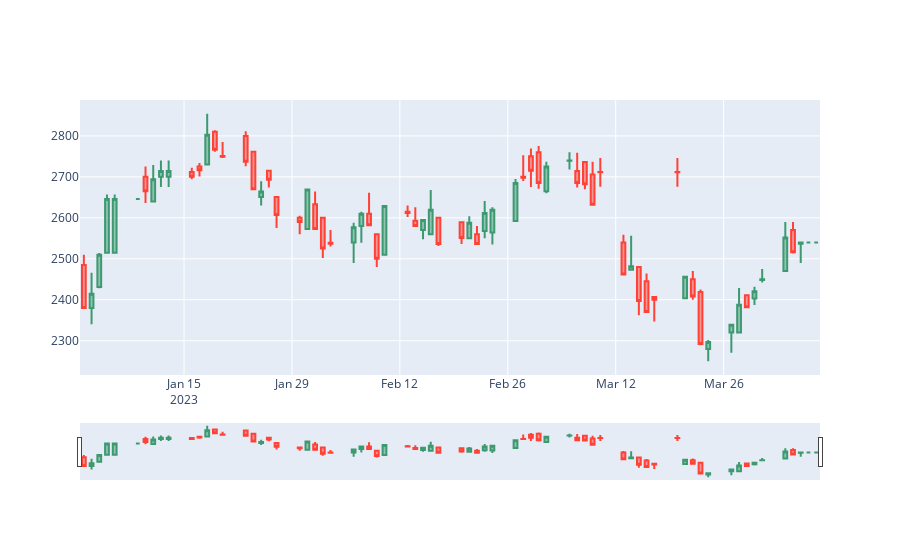

Write notebook code for a chart like this one.
### Code cell
# Graphic candlesticks de ecopetrol 2023 para ecopetrol

trace = go.Candlestick(x=df_ecopetrol['2023'].index,
                     open=df_ecopetrol['2023'].Open,
                     high=df_ecopetrol['2023'].High,
                     low=df_ecopetrol['2023'].Low,
                     close=df_ecopetrol['2023'].Close)
data= [trace]
iplot(data)
